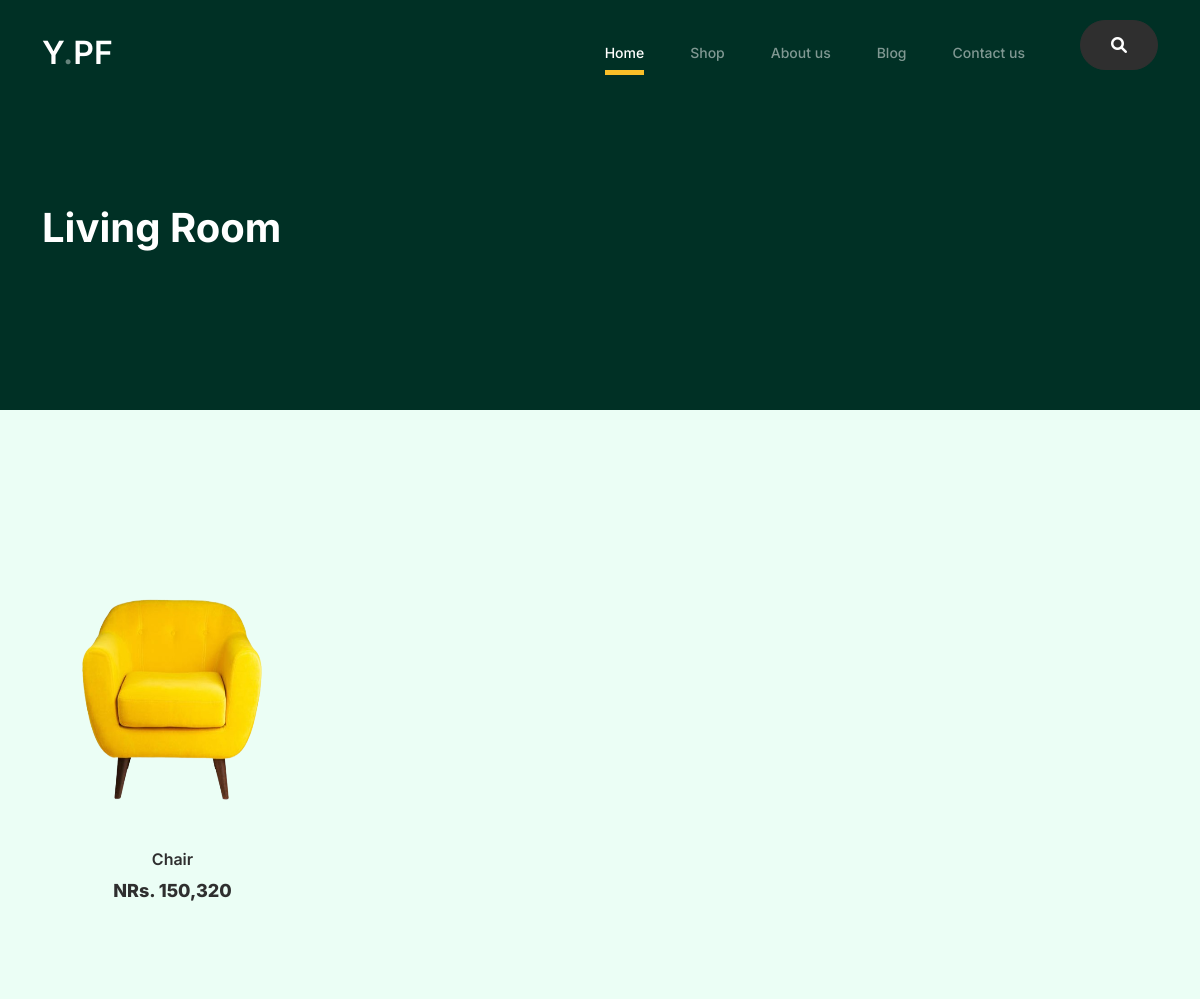
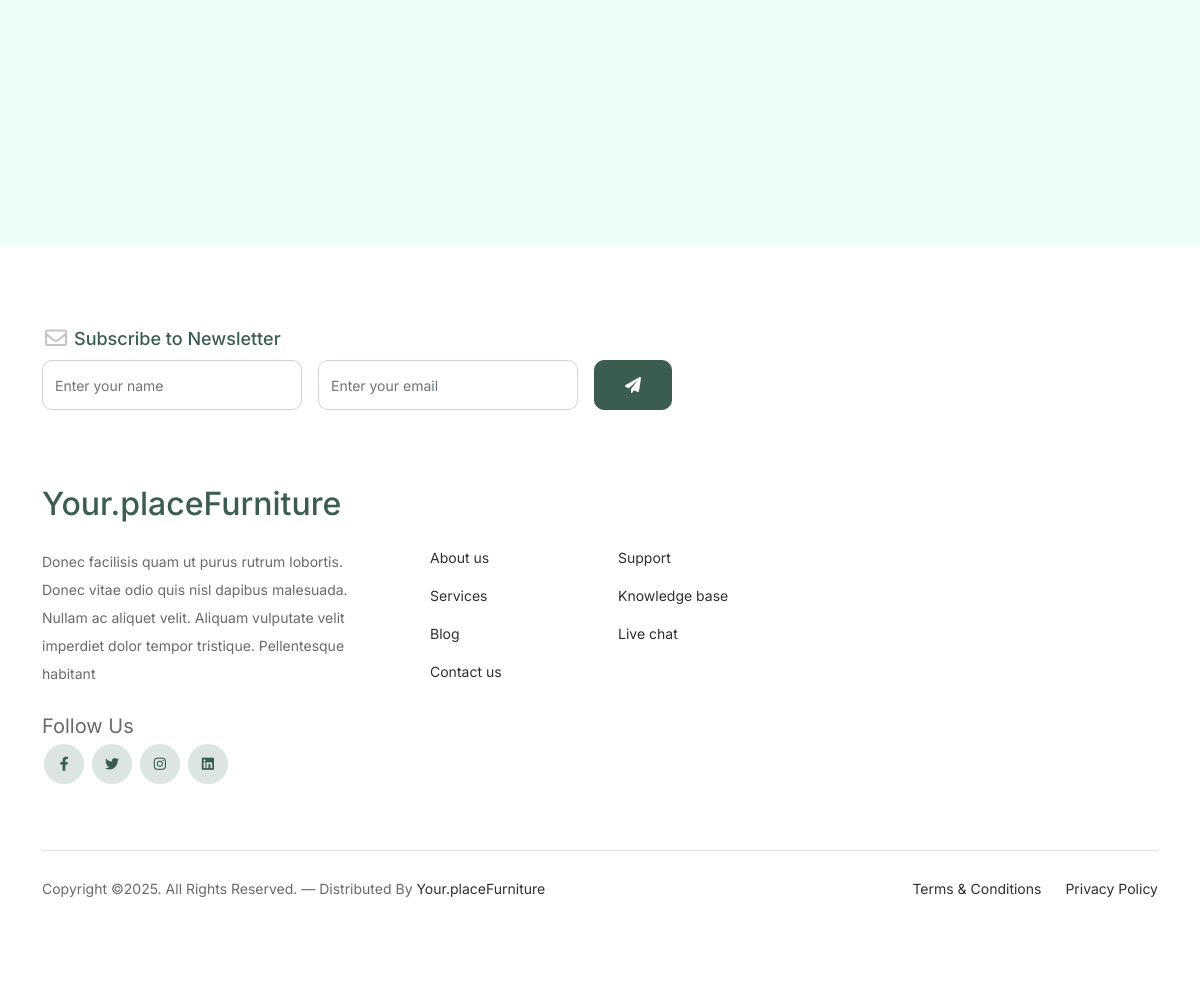
/showcategory/living-room, run on an earlier commit of the app's database (2 pictures, top to bottom).
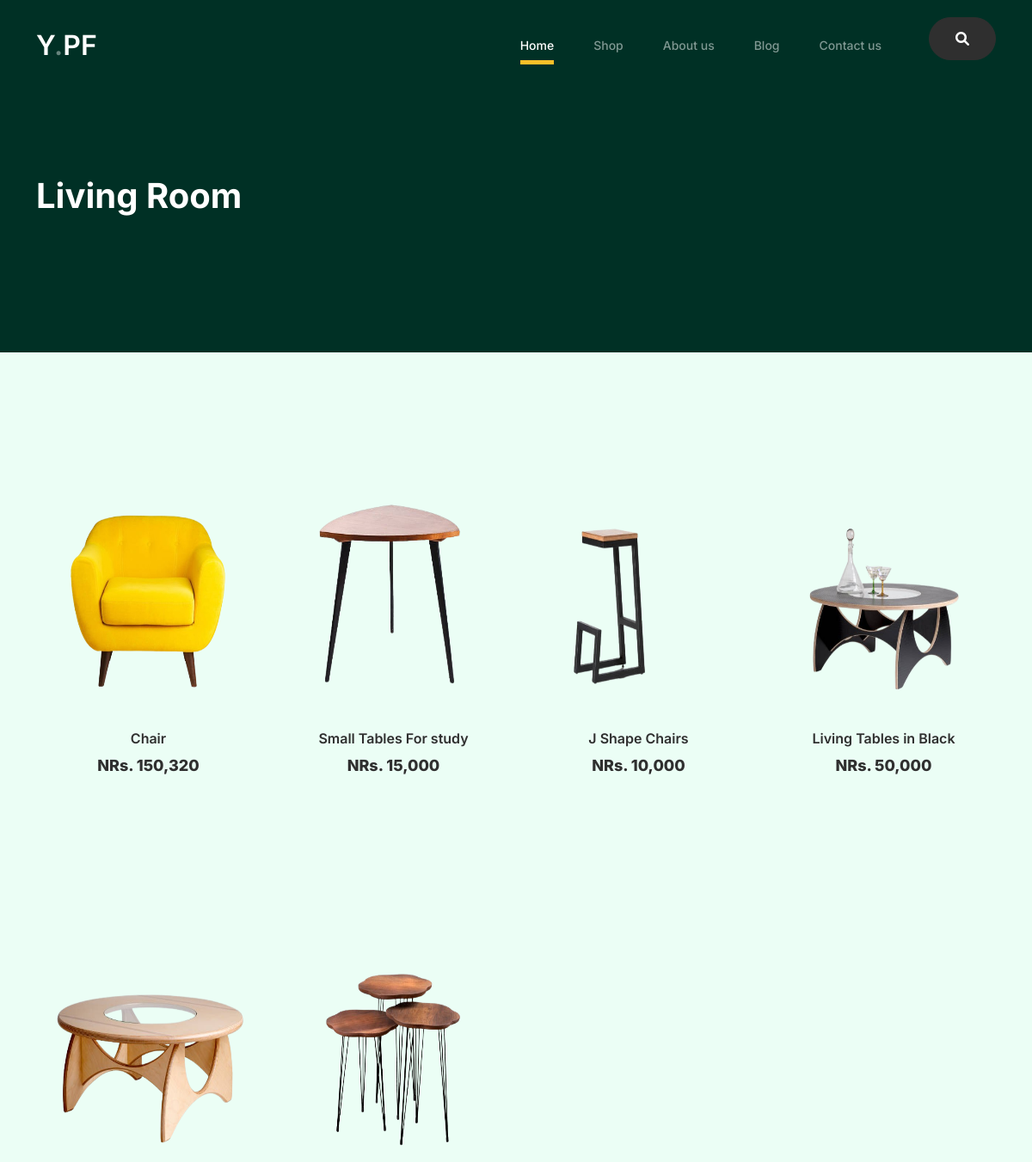
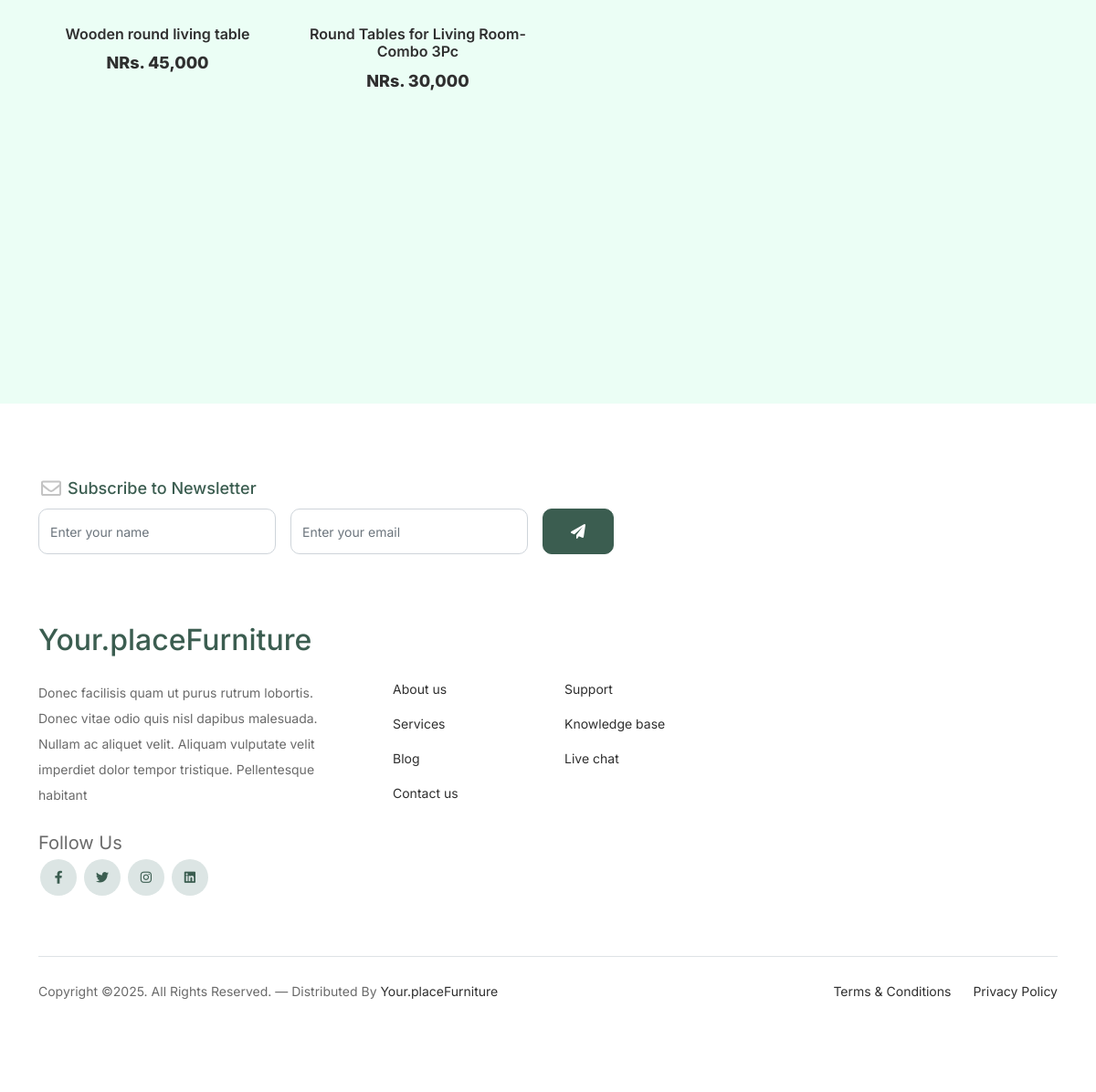
And on a later commit of the database (2 pictures, top to bottom).
### App/models.py (models this page shows, shortened)
class Category(models.Model):
    category_title = models.CharField(max_length=200,unique=True)
    slug = models.SlugField(unique=True,null=False)
    category_images = models.ImageField(upload_to='Category',help_text='Remove Image Background for better look.**')

class Product(models.Model):
    product_name = models.CharField(max_length=200)
    slug = models.SlugField(unique=True)
    category = models.ForeignKey(Category, on_delete=models.CASCADE)
    selling_price = models.PositiveIntegerField()
    descriptions = models.TextField()
    product_images = models.ImageField(upload_to='ProductImages')
    created_at = models.DateTimeField(auto_now_add=True)

### App/views.py (the view)
# urls.py: path('showcategory/<slug:slug>',views.ShowCategory, name='showcategory'),
def ShowCategory(request,slug):
    showCat = Category.objects.get(slug=slug)
    context ={
        'show_category':showCat
    }
    return render(request, 'showCategory.html',context)

### App/templates/showCategory.html (shortened to what this page needs)
{% extends 'partial/base.html' %}
{% load static %}
{% block content %}
		<div class="hero">
			<div class="container">
				<div class="row justify-content-between">
					<div class="col-lg-5">
						<div class="intro-excerpt">
							{% if show_category %}
								<h1> {{show_category.category_title}} </h1>
								{% else %}
								<h1>No Category Titile To Show (:</h1>
							{% endif %}
						</div>
					</div>
					<div class="col-lg-7">
					</div>
				</div>
			</div>
		</div>
	<div class="untree_co-section product-section before-footer-section">
		<div class="container">
			<div class="row">
			{% if show_category %}
             {% for show_products in show_category.product_set.all %}
             <div class="col-12 col-md-4 col-lg-3 mb-5 py-5">
                 <a class="product-item" href="{% url 'orderdetail' %}">
                     <img src=" {{show_products.product_images.url}} " style="height: 250px !important;"  class="img-fluid product-thumbnail">
                     <h3 class="product-title"> {{show_products.product_name}} </h3>
                     <strong class="product-price">NRs. {{show_products.selling_price | floatformat:"g" }} </strong>
                    </a>
            </div>
                {% endfor %}
				{% else %}
				<h2>Not Category product to show</h2>
			{% endif %}
            </div>
        </div>
    </div>
{% endblock content %}

### App/templates/partial/base.html (shortened to what this page needs)
<!doctype html>
{% include 'loading/loading.html' %}
{% load static %}
<html lang="en">
<head>
		<link href="{% static 'css/bootstrap.min.css' %}" rel="stylesheet">
		<link href="https://cdnjs.cloudflare.com/ajax/libs/font-awesome/6.0.0-beta3/css/all.min.css" rel="stylesheet">
		<link href="{% static 'css/tiny-slider.css' %}" rel="stylesheet">
		<link href="{% static 'css/style.css' %}" rel="stylesheet">
		<link rel="stylesheet" href="https://unpkg.com/aos@next/dist/aos.css" />
		<link rel="stylesheet" href="https://unpkg.com/leaflet@1.7.1/dist/leaflet.css" />
	</head>
	<body>
		<nav class="custom-navbar navbar navbar navbar-expand-md navbar-dark bg-dark" arial-label="Furni navigation bar">
			<div class="container">
				<a class="navbar-brand" href="/">Y<span>.</span>PF</a>
				<div class="collapse navbar-collapse" id="navbarsFurni">
					<ul class="custom-navbar-nav navbar-nav ms-auto mb-2 mb-md-0">
						<li class="nav-item active">
							<a class="nav-link" href="/">Home</a>
						</li>
						<li><a class="nav-link" href="{% url 'shop' %}">Shop</a></li>
						<li><a class="nav-link" href="{% url 'about' %}">About us</a></li>
						<li><a class="nav-link" href="{% url 'blog' %}">Blog</a></li>
						<li><a class="nav-link" href="{% url 'contact' %}">Contact us</a></li>
					</ul>
					<ul>
						<li style="list-style: none;">
							<button type="button" class="btn" style="padding: -1px;" data-bs-toggle="modal" data-bs-target="#exampleModal">
								<i class="fa-solid fa-search" ></i>
							</button>
						</li>
					</ul>
				</div>
			</div>
		</nav>
		{% block content %}
		{% endblock content %}
		<footer class="footer-section">
			<div class="container relative">
				<div class="row">
					<div class="col-lg-8">
						<div class="subscription-form">
							<h3 class="d-flex align-items-center"><span class="me-1"><img src="{% static 'images/envelope-outline.svg' %}" alt="Image" class="img-fluid"></span><span>Subscribe to Newsletter</span></h3>
							<form action="{% url 'newsletter' %}" method="POST" class="row g-3">
								<div class="col-auto">
									<input type="text" class="form-control" name="user-name" placeholder="Enter your name">
								</div>
								<div class="col-auto">
									<input type="email" class="form-control" name="user-email" placeholder="Enter your email">
								</div>
								<div class="col-auto">
									<button class="btn btn-primary">
										<span class="fa fa-paper-plane"></span>
									</button>
								</div>
							</form>
						</div>
					</div>
				</div>
				<div class="row g-5 mb-5">
					<div class="col-lg-4">
						<div class="mb-4 footer-logo-wrap"><a href="#" class="footer-logo">Your<span>.</span>placeFurniture</a></div>
						<p class="mb-4">Donec facilisis quam ut purus rutrum lobortis. Donec vitae odio quis nisl dapibus malesuada. Nullam ac aliquet velit. Aliquam vulputate velit imperdiet dolor tempor tristique. Pellentesque habitant</p>
						<ul class="list-unstyled custom-social">
							<label for="" class='fs-5 fw-b'>Follow Us</label><br>
							<li><a href="#"><span class="fa fa-brands fa-facebook-f"></span></a></li>
							<li><a href="#"><span class="fa fa-brands fa-twitter"></span></a></li>
							<li><a href="#"><span class="fa fa-brands fa-instagram"></span></a></li>
							<li><a href="#"><span class="fa fa-brands fa-linkedin"></span></a></li>
						</ul>
					</div>
					<div class="col-lg-8">
						<div class="row links-wrap">
							<div class="col-6 col-sm-6 col-md-3">
								<ul class="list-unstyled">
									<li><a href="{% url 'about' %}">About us</a></li>
									<li><a href="#">Services</a></li>
									<li><a href="{% url 'blog' %}">Blog</a></li>
									<li><a href="{% url 'contact' %}">Contact us</a></li>
								</ul>
							</div>
							<div class="col-6 col-sm-6 col-md-3">
								<ul class="list-unstyled">
									<li><a href="#">Support</a></li>
									<li><a href="#">Knowledge base</a></li>
									<li><a href="#">Live chat</a></li>
								</ul>
							</div>
						</div>
					</div>
				</div>
				<div class="border-top copyright">
					<div class="row pt-4">
						<div class="col-lg-6">
							<p class="mb-2 text-center text-lg-start">Copyright &copy;<script>document.write(new Date().getFullYear());</script>. All Rights Reserved. &mdash; Distributed By <a href="/">Your.placeFurniture</a>
            </p>
						</div>
						<div class="col-lg-6 text-center text-lg-end">
							<ul class="list-unstyled d-inline-flex ms-auto">
								<li class="me-4"><a href="">Terms &amp; Conditions</a></li>
								<li><a href="">Privacy Policy</a></li>
							</ul>
						</div>
					</div>
				</div>
			</div>
		</footer>
	</body>
</html>

### App/templates/loading/loading.html (shortened to what this page needs)
<!DOCTYPE html>
<html lang="en">
<head>
</head>
<body>
</body>
</html>

What changed in the data, as far as the page shows it:
added Product: product_images (picture), product_name "Small Tables For study", selling_price "15,000"
added Product: product_images (picture), product_name "J Shape Chairs", selling_price "10,000"
added Product: product_images (picture), product_name "Living Tables in Black", selling_price "50,000"
added Product: product_images (picture), product_name "Wooden round living table", selling_price "45,000"
added Product: product_images (picture), product_name "Round Tables for Living Room-Combo 3Pc", selling_price "30,000"
